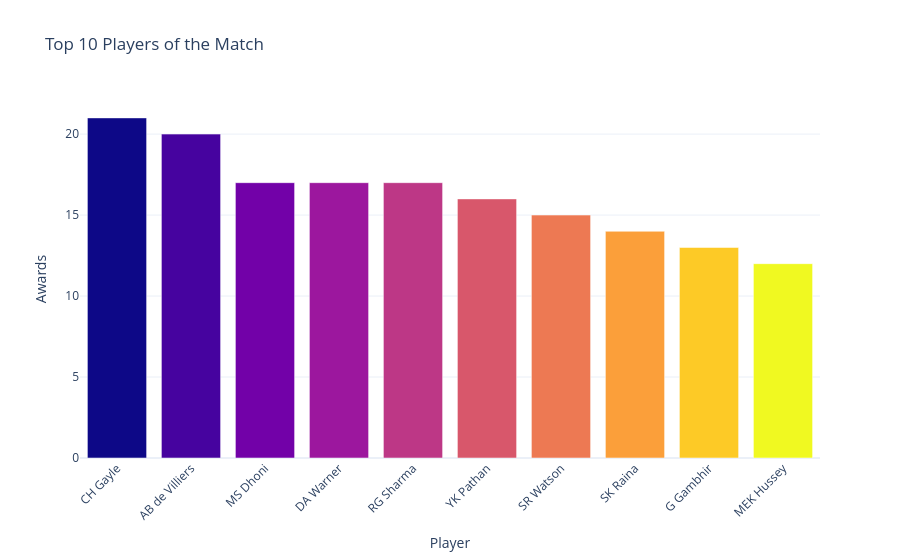

Notebook source saved alongside this figure:
### Code cell
fig = px.bar(
    top_players,
    x='player',
    y='awards',
    color='player',
    title='Top 10 Players of the Match',
    color_discrete_sequence=px.colors.sequential.Plasma
)

fig.update_layout(
    xaxis_title="Player",
    yaxis_title="Awards",
    xaxis_tickangle=-45,
    showlegend=False,
    template='plotly_white'
)

fig.show()

### Figure 1 — Plotly figure (JSON) as saved in the notebook; plotly's stock layout.template omitted (floating-point values rounded to 4 significant figures)
{"data": [{"hovertemplate": "player=%{x}<br>awards=%{y}<extra></extra>", "legendgroup": "CH Gayle", "marker": {"color": "#0d0887", "pattern": {"shape": ""}}, "name": "CH Gayle", "orientation": "v", "showlegend": true, "textposition": "auto", "type": "bar", "x": ["CH Gayle"], "xaxis": "x", "y": [21], "yaxis": "y"}, {"hovertemplate": "player=%{x}<br>awards=%{y}<extra></extra>", "legendgroup": "AB de Villiers", "marker": {"color": "#46039f", "pattern": {"shape": ""}}, "name": "AB de Villiers", "orientation": "v", "showlegend": true, "textposition": "auto", "type": "bar", "x": ["AB de Villiers"], "xaxis": "x", "y": [20], "yaxis": "y"}, {"hovertemplate": "player=%{x}<br>awards=%{y}<extra></extra>", "legendgroup": "MS Dhoni", "marker": {"color": "#7201a8", "pattern": {"shape": ""}}, "name": "MS Dhoni", "orientation": "v", "showlegend": true, "textposition": "auto", "type": "bar", "x": ["MS Dhoni"], "xaxis": "x", "y": [17], "yaxis": "y"}, {"hovertemplate": "player=%{x}<br>awards=%{y}<extra></extra>", "legendgroup": "DA Warner", "marker": {"color": "#9c179e", "pattern": {"shape": ""}}, "name": "DA Warner", "orientation": "v", "showlegend": true, "textposition": "auto", "type": "bar", "x": ["DA Warner"], "xaxis": "x", "y": [17], "yaxis": "y"}, {"hovertemplate": "player=%{x}<br>awards=%{y}<extra></extra>", "legendgroup": "RG Sharma", "marker": {"color": "#bd3786", "pattern": {"shape": ""}}, "name": "RG Sharma", "orientation": "v", "showlegend": true, "textposition": "auto", "type": "bar", "x": ["RG Sharma"], "xaxis": "x", "y": [17], "yaxis": "y"}, {"hovertemplate": "player=%{x}<br>awards=%{y}<extra></extra>", "legendgroup": "YK Pathan", "marker": {"color": "#d8576b", "pattern": {"shape": ""}}, "name": "YK Pathan", "orientation": "v", "showlegend": true, "textposition": "auto", "type": "bar", "x": ["YK Pathan"], "xaxis": "x", "y": [16], "yaxis": "y"}, {"hovertemplate": "player=%{x}<br>awards=%{y}<extra></extra>", "legendgroup": "SR Watson", "marker": {"color": "#ed7953", "pattern": {"shape": ""}}, "name": "SR Watson", "orientation": "v", "showlegend": true, "textposition": "auto", "type": "bar", "x": ["SR Watson"], "xaxis": "x", "y": [15], "yaxis": "y"}, {"hovertemplate": "player=%{x}<br>awards=%{y}<extra></extra>", "legendgroup": "SK Raina", "marker": {"color": "#fb9f3a", "pattern": {"shape": ""}}, "name": "SK Raina", "orientation": "v", "showlegend": true, "textposition": "auto", "type": "bar", "x": ["SK Raina"], "xaxis": "x", "y": [14], "yaxis": "y"}, {"hovertemplate": "player=%{x}<br>awards=%{y}<extra></extra>", "legendgroup": "G Gambhir", "marker": {"color": "#fdca26", "pattern": {"shape": ""}}, "name": "G Gambhir", "orientation": "v", "showlegend": true, "textposition": "auto", "type": "bar", "x": ["G Gambhir"], "xaxis": "x", "y": [13], "yaxis": "y"}, {"hovertemplate": "player=%{x}<br>awards=%{y}<extra></extra>", "legendgroup": "MEK Hussey", "marker": {"color": "#f0f921", "pattern": {"shape": ""}}, "name": "MEK Hussey", "orientation": "v", "showlegend": true, "textposition": "auto", "type": "bar", "x": ["MEK Hussey"], "xaxis": "x", "y": [12], "yaxis": "y"}], "layout": {"barmode": "relative", "legend": {"title": {"text": "player"}, "tracegroupgap": 0}, "showlegend": false, "title": {"text": "Top 10 Players of the Match"}, "xaxis": {"anchor": "y", "categoryarray": ["CH Gayle", "AB de Villiers", "MS Dhoni", "DA Warner", "RG Sharma", "YK Pathan", "SR Watson", "SK Raina", "G Gambhir", "MEK Hussey"], "categoryorder": "array", "domain": [0, 1], "tickangle": -45, "title": {"text": "Player"}}, "yaxis": {"anchor": "x", "domain": [0, 1], "title": {"text": "Awards"}}}}
